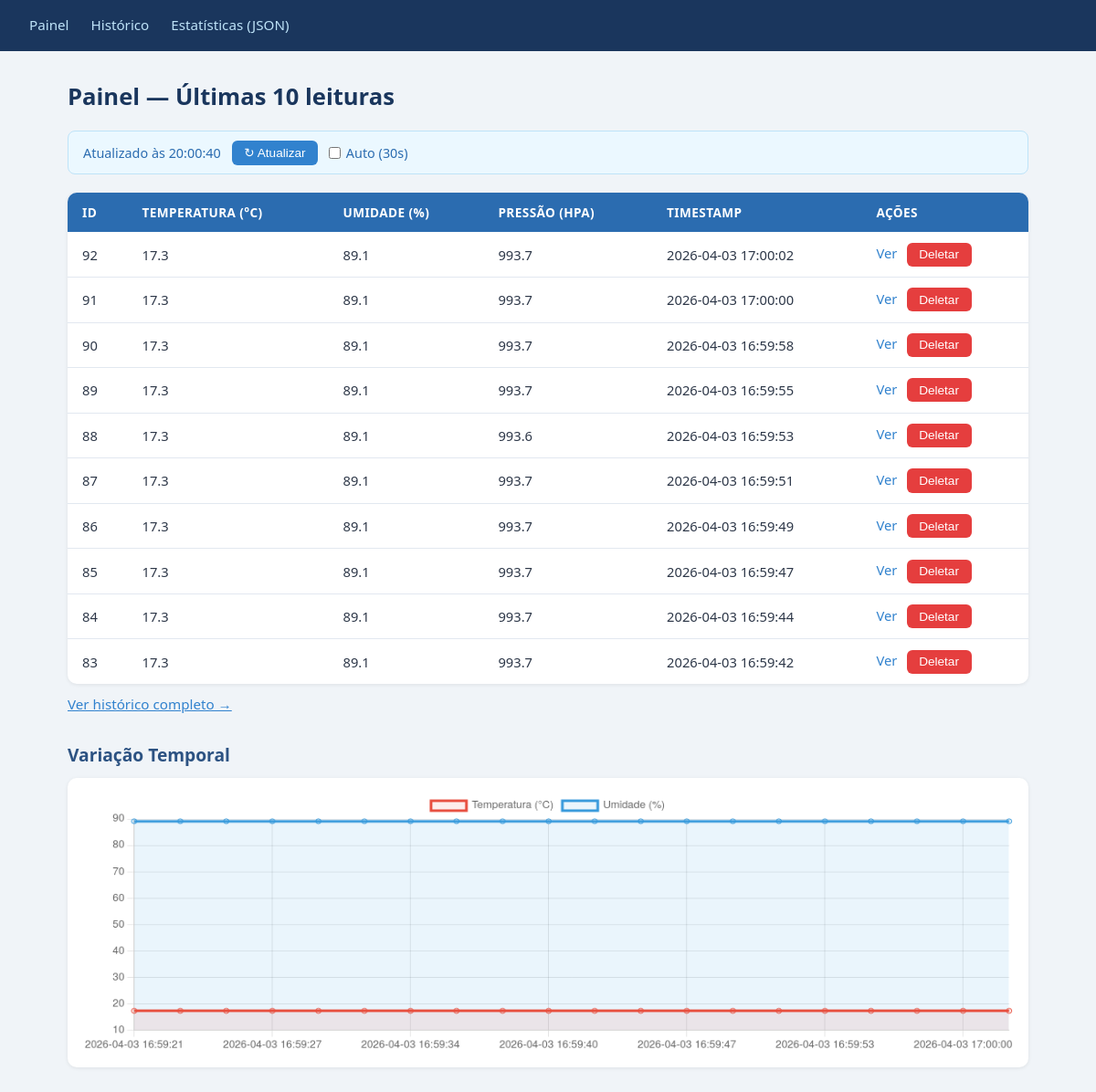
The page / on the database its author committed.
### tables this page shows
CREATE TABLE leituras (
    id INTEGER PRIMARY KEY AUTOINCREMENT,
    temperatura REAL NOT NULL,
    umidade REAL NOT NULL,
    pressao REAL,
    timestamp DATETIME DEFAULT (datetime('now','localtime'))
, distancia REAL);

### app.py (the view)
@app.route("/")
def index():
    leituras = listar_leituras(limite=10)
    if _quer_json():
        return jsonify(leituras)
    return render_template("index.html", leituras=leituras)

### app.py (called while the page is built)
def _quer_json():
    return (
        request.args.get("formato") == "json"
        or request.accept_mimetypes.best == "application/json"
    )

### database.py (called while the page is built)
def get_db_connection():
    conn = sqlite3.connect(DB_PATH, timeout=10)
    conn.execute("PRAGMA journal_mode=WAL")
    conn.execute("PRAGMA busy_timeout=5000")  # espera até 5s antes de lançar OperationalError
    conn.row_factory = sqlite3.Row
    return conn

def listar_leituras(limite=50):
    conn = get_db_connection()
    try:
        rows = conn.execute(
            "SELECT * FROM leituras ORDER BY timestamp DESC LIMIT ?",
            (limite,),
        ).fetchall()
        return [dict(row) for row in rows]
    finally:
        conn.close()

### templates/index.html (shortened to what this page needs)
{% extends "base.html" %}
{% block content %}
<h1>Painel — Últimas 10 leituras</h1>
<div id="status-bar">
  <span id="ultima-atualizacao">Atualizado agora</span>
  <button onclick="atualizarPagina()">&#8635; Atualizar</button>
  <label>
    <input type="checkbox" id="auto-refresh" onchange="toggleAutoRefresh(this)"> Auto (30s)
  </label>
</div>
{% if leituras %}
<table>
  <thead>
    <tr>
      <th>ID</th>
      <th>Temperatura (°C)</th>
      <th>Umidade (%)</th>
      <th>Pressão (hPa)</th>
      <th>Timestamp</th>
      <th>Ações</th>
    </tr>
  </thead>
  <tbody>
    {% for l in leituras %}
    <tr>
      <td>{{ l.id }}</td>
      <td>{{ l.temperatura }}</td>
      <td>{{ l.umidade }}</td>
      <td>{{ l.pressao if l.pressao is not none else '—' }}</td>
      <td>{{ l.timestamp }}</td>
      <td>
        <a href="/leituras/{{ l.id }}">Ver</a>
        <button data-id="{{ l.id }}" onclick="deletar(this.dataset.id)">Deletar</button>
      </td>
    </tr>
    {% endfor %}
  </tbody>
</table>
{% else %}
  <p>Nenhuma leitura registrada ainda.</p>
{% endif %}
<p><a href="/leituras">Ver histórico completo →</a></p>
<h2>Variação Temporal</h2>
<canvas id="grafico" height="100"></canvas>
<script>
let autoRefreshTimer = null;
let grafico = null;
// ---------- gráfico ----------
async function carregarGrafico() {
  const resp = await fetch('/leituras?formato=json&limite=20');
  if (!resp.ok) return;
  const json = await resp.json();
  const leituras = json.leituras ?? json; // suporta lista direta ou objeto paginado
  const labels    = leituras.map(l => l.timestamp).reverse();
  const temps     = leituras.map(l => l.temperatura).reverse();
  const umidades  = leituras.map(l => l.umidade).reverse();
  const dados = {
    labels,
    datasets: [
      {
        label: 'Temperatura (°C)',
        data: temps,
        borderColor: '#e74c3c',
        backgroundColor: 'rgba(231,76,60,0.1)',
        tension: 0.3,
        fill: true,
      },
      {
        label: 'Umidade (%)',
        data: umidades,
        borderColor: '#3498db',
        backgroundColor: 'rgba(52,152,219,0.1)',
        tension: 0.3,
        fill: true,
      },
    ],
  };
  if (grafico) {
    grafico.data = dados;
    grafico.update();
  } else {
    grafico = new Chart(document.getElementById('grafico'), {
      type: 'line',
      data: dados,
      options: {
        responsive: true,
        plugins: { legend: { position: 'top' } },
        scales: { x: { ticks: { maxTicksLimit: 8 } } },
      },
    });
  }
}
// ---------- auto-refresh ----------
function atualizarPagina() {
  document.getElementById('ultima-atualizacao').textContent = 'Atualizando...';
  location.reload();
}
function toggleAutoRefresh(checkbox) {
  if (checkbox.checked) {
    autoRefreshTimer = setInterval(atualizarPagina, 30000);
  } else {
    clearInterval(autoRefreshTimer);
    autoRefreshTimer = null;
  }
}
// ---------- deletar ----------
async function deletar(id) {
  if (!confirm(`Deletar leitura #${id}?`)) return;
  const resp = await fetch(`/leituras/${id}`, { method: 'DELETE' });
  if (resp.ok) location.reload();
  else alert('Erro ao deletar.');
}
// ---------- init ----------
const agora = new Date().toLocaleTimeString('pt-BR');
document.getElementById('ultima-atualizacao').textContent = `Atualizado às ${agora}`;
carregarGrafico();
</script>
{% endblock %}

### static/css/style.css (style rules this page uses)
*, *::before, *::after { box-sizing: border-box; margin: 0; padding: 0; }
body { font-family: 'Segoe UI', system-ui, sans-serif; background: #f0f4f8; color: #2d3748; min-height: 100vh; }
h1 { font-size: 1.6rem; font-weight: 700; color: #1a365d; margin-bottom: 1.25rem; }
h2 { font-size: 1.2rem; font-weight: 600; color: #2c5282; margin: 2rem 0 0.75rem; }
#status-bar { display: flex; align-items: center; gap: 0.75rem; background: #ebf8ff; border: 1px solid #bee3f8; border-radius: 8px; padding: 0.6rem 1rem; margin-bottom: 1.25rem; font-size: 0.9rem; color: #2b6cb0; }
#status-bar label { display: flex; align-items: center; gap: 0.35rem; cursor: pointer; }
button { background: #3182ce; color: #fff; border: none; border-radius: 6px; padding: 0.35rem 0.85rem; font-size: 0.85rem; cursor: pointer; transition: background 0.2s; }
button[onclick*="deletar"] { background: #e53e3e; }
table { width: 100%; border-collapse: collapse; background: #fff; border-radius: 10px; overflow: hidden; box-shadow: 0 1px 4px rgba(0,0,0,0.08); font-size: 0.92rem; }
thead { background: #2b6cb0; color: #fff; }
thead th { padding: 0.75rem 1rem; text-align: left; font-weight: 600; font-size: 0.85rem; text-transform: uppercase; letter-spacing: 0.03em; }
tbody tr { border-bottom: 1px solid #e2e8f0; transition: background 0.15s; }
tbody tr:last-child { border-bottom: none; }
tbody td { padding: 0.7rem 1rem; vertical-align: middle; }
tbody td a { color: #3182ce; text-decoration: none; font-weight: 500; margin-right: 0.4rem; }
#grafico { background: #fff; border-radius: 10px; padding: 1rem; box-shadow: 0 1px 4px rgba(0,0,0,0.08); }
p { margin: 0.75rem 0; font-size: 0.95rem; color: #4a5568; }
p a { color: #3182ce; font-weight: 500; }

### rows shown on the page
leituras: id "92", temperatura "17.3", umidade "89.1", pressao "993.7", timestamp "2026-04-03 17:00:02"
leituras: id "91", temperatura "17.3", umidade "89.1", pressao "993.7", timestamp "2026-04-03 17:00:00"
leituras: id "90", temperatura "17.3", umidade "89.1", pressao "993.7", timestamp "2026-04-03 16:59:58"
leituras: id "89", temperatura "17.3", umidade "89.1", pressao "993.7", timestamp "2026-04-03 16:59:55"
leituras: id "88", temperatura "17.3", umidade "89.1", pressao "993.6", timestamp "2026-04-03 16:59:53"
leituras: id "87", temperatura "17.3", umidade "89.1", pressao "993.7", timestamp "2026-04-03 16:59:51"
leituras: id "86", temperatura "17.3", umidade "89.1", pressao "993.7", timestamp "2026-04-03 16:59:49"
leituras: id "85", temperatura "17.3", umidade "89.1", pressao "993.7", timestamp "2026-04-03 16:59:47"
leituras: id "84", temperatura "17.3", umidade "89.1", pressao "993.7", timestamp "2026-04-03 16:59:44"
leituras: id "83", temperatura "17.3", umidade "89.1", pressao "993.7", timestamp "2026-04-03 16:59:42"
